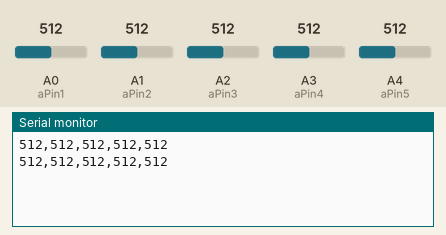
Simulated run of this sketch. Board: Arduino Uno, built with avr-gcc and run on an emulated ATmega328P. On the bench: the last lines printed to the serial monitor. The test bench sets the inputs (shaded band); at power-on: A0 (aPin1) = 512, A1 (aPin2) = 512, A2 (aPin3) = 512, A3 (aPin4) = 512, A4 (aPin5) = 512.

Above: at 1.8 s.
1.9 s: A0 (aPin1) set to 716
At 2.5 s:
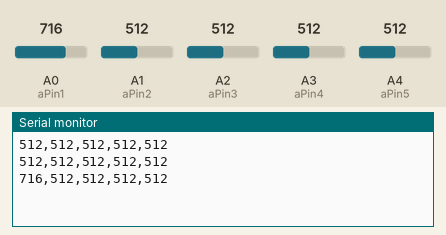
3.4 s: A1 (aPin2) set to 716
At 4.7 s:
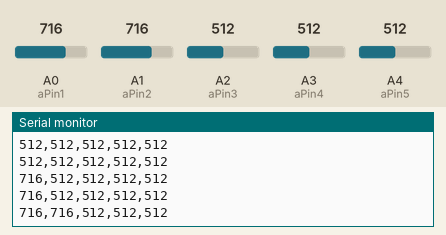
4.9 s: A2 (aPin3) set to 716
At 5.8 s:
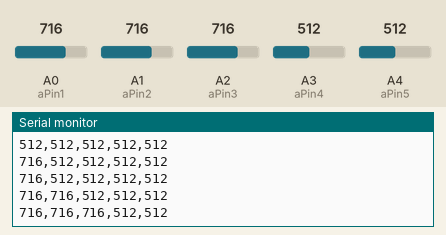
6.4 s: A3 (aPin4) set to 716
At 7.7 s:
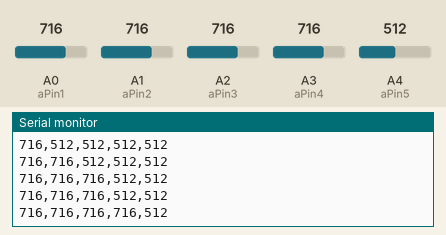
7.9 s: A4 (aPin5) set to 716
At 8.5 s:
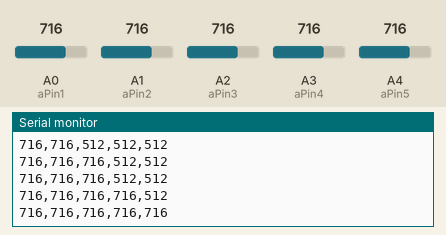
9.4 s: A0 (aPin1) set to 992
At 10.8 s:
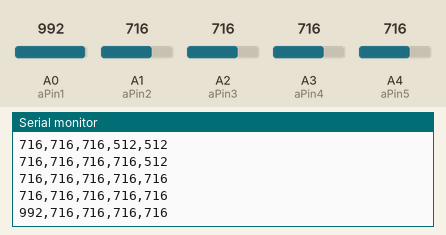
Timing chart, 0 to 11.9 s (numbered marks = the images above; inputs shaded):
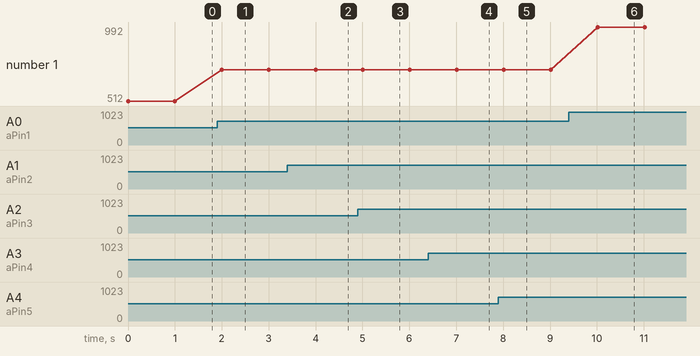

Measured:
- after the input at 1.9 s, the serial monitor: prints a new line after 0.10 s (image 1)
- after the input at 3.4 s, the serial monitor: prints a new line after 0.61 s (image 2)
- after the input at 4.9 s, the serial monitor: prints a new line after 0.11 s (image 3)
- after the input at 6.4 s, the serial monitor: prints a new line after 0.61 s (image 4)
- after the input at 7.9 s, the serial monitor: prints a new line after 0.11 s (image 5)
- after the input at 9.4 s, the serial monitor: prints a new line after 0.61 s (image 6)
- plotted number 1: 512 → 716 after the input at 1.9 s, 716 → 992 after the input at 9.4 s

The sketch:

joystick_1_and_2.ino
```cpp
int aPin1=0;
int aPin2=1;
int aPin3=2;
int aPin4=3;
int aPin5=4;  //potentiometer readings
void setup() {
  // put your setup code here, to run once:
  Serial.begin(9600);

}

void loop() {
  // put your main code here, to run repeatedly:
  Serial.print(analogRead(aPin1));
  Serial.print(",");
  Serial.print(analogRead(aPin2));
  Serial.print(",");
  Serial.print(analogRead(aPin3));
  Serial.print(",");
  Serial.print(analogRead(aPin4));
  Serial.print(",");
  Serial.println(analogRead(aPin5));
  delay(1000);


}
```
